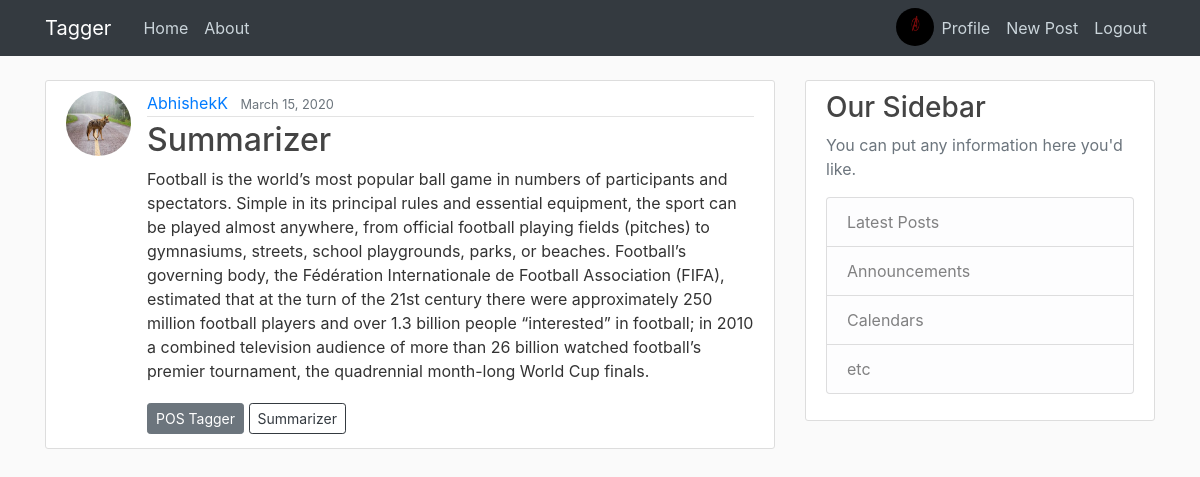
The app's page /post/10/ (signed in) with its own data.
### users/models.py (models this page shows, shortened)
class Profile(models.Model):
    user = models.OneToOneField(User, on_delete=models.CASCADE)
    image = models.ImageField(default='default.jpg', upload_to='profile_pics')

### blog/models.py (models this page shows, shortened)
class Post(models.Model):
    title = models.CharField(max_length=100)
    content = models.TextField()
    date_posted = models.DateTimeField(default=timezone.now)
    author = models.ForeignKey(User, on_delete=models.CASCADE)

### blog/views.py (the view)
# urls.py: path('post/<int:pk>/', PostDetailView.as_view(), name='post-detail'),
class PostDetailView(DetailView):
    model = Post

### blog/templates/blog/post_detail.html (shortened to what this page needs)
{% extends "blog/base.html" %}
{% block content %}
  <article class="media content-section">
    <img class="rounded-circle article-img" src="{{ object.author.profile.image.url }}">
    <div class="media-body">
      <div class="article-metadata">
        <a class="mr-2" href="#">{{ object.author }}</a>
        <small class="text-muted">{{ object.date_posted|date:"F d, Y" }}</small>
      </div>
      <h2 class="article-title">{{ object.title }}</h2>
      <p class="article-content">{{ object.content }}</p>
      <a class="btn btn-secondary btn-sm mt-1 mb-1" href="{% url 'op-postag' post.id %}">POS Tagger</a>
      <a class="btn btn-outline-dark btn-sm mt-1 mb-1" href="{% url 'op-summary' post.id %}">Summarizer</a>
    </div>
  </article>
{% endblock content %}

### blog/templates/blog/base.html (shortened to what this page needs)
{% load static %}
<!DOCTYPE html>
<html>
<head>
    <link rel="stylesheet" href="https://maxcdn.bootstrapcdn.com/bootstrap/4.0.0/css/bootstrap.min.css">
    <link rel="stylesheet" type="text/css" href="{% static 'blog/main.css' %}">
</head>
<body>
    <header class="site-header">
      <nav class="navbar navbar-expand-md navbar-dark bg-dark fixed-top">
        <div class="container">
          <a class="navbar-brand mr-4" href="{% url 'blog-home' %}">Tagger</a>
          <div class="collapse navbar-collapse" id="navbarToggle">
            <div class="navbar-nav mr-auto">
              <a class="nav-item nav-link" href="{% url 'blog-home' %}">Home</a>
              <a class="nav-item nav-link" href="{% url 'blog-about' %}">About</a>
            </div>
            <div class="navbar-nav">
              {% if user.is_authenticated %}
                <img class="rounded-circle" width="38px" height="38px" src="{{ user.profile.image.url }}">
                <a class="nav-item nav-link" href="{% url 'profile' %}">Profile</a>
                <a class="nav-item nav-link" href="{% url 'post-create' %}">New Post</a>
                <a class="nav-item nav-link" href="{% url 'logout' %}">Logout</a>
              {% else %}
                <a class="nav-item nav-link" href="{% url 'login' %}">Login</a>
                <a class="nav-item nav-link" href="{% url 'register' %}">Register</a>
              {% endif %}
            </div>
          </div>
        </div>
      </nav>
    </header>
    <main role="main" class="container">
      <div class="row">
        <div class="col-md-8">
          {% block content %}{% endblock %}
        </div>
        <div class="col-md-4">
          <div class="content-section">
            <h3>Our Sidebar</h3>
            <p class='text-muted'>You can put any information here you'd like.
              <ul class="list-group">
                <li class="list-group-item list-group-item-light">Latest Posts</li>
                <li class="list-group-item list-group-item-light">Announcements</li>
                <li class="list-group-item list-group-item-light">Calendars</li>
                <li class="list-group-item list-group-item-light">etc</li>
              </ul>
            </p>
          </div>
        </div>
      </div>
    </main>
</body>
</html>

### blog/static/blog/main.css (style rules this page uses)
body { background: #fafafa; color: #333333; margin-top: 5rem; }
h1, h2, h3, h4, h5, h6 { color: #444444; }
ul { margin: 0; }
.site-header .navbar-nav .nav-link { color: #cbd5db; }
.content-section { background: #ffffff; padding: 10px 20px; border: 1px solid #dddddd; border-radius: 3px; margin-bottom: 20px; }
.article-title { color: #444444; }
.article-content { white-space: pre-line; }
.article-img { height: 65px; width: 65px; margin-right: 16px; }
.article-metadata { padding-bottom: 1px; margin-bottom: 4px; border-bottom: 1px solid #e3e3e3 }

### records on screen
Post: author.profile.image (placeholder picture), author "AbhishekK", date_posted "March 15, 2020", title "Summarizer", content "Football is the world’s most popular ball game in numbers of participants and spectators. Simple in its principal rules and essential equipment, the sport can be played almost anywhere, from official football playing fields (pitches) to gymnasiums, streets, school playgrounds, parks, or beaches. Football’s governing body, the Fédération Internationale de Football Association (FIFA), estimated that at the turn of the 21st century there were approximately 250 million football players and over 1.3 billion people “interested” in football; in 2010 a combined television audience of more than 26 billion watched football’s premier tournament, the quadrennial month-long World Cup finals."
